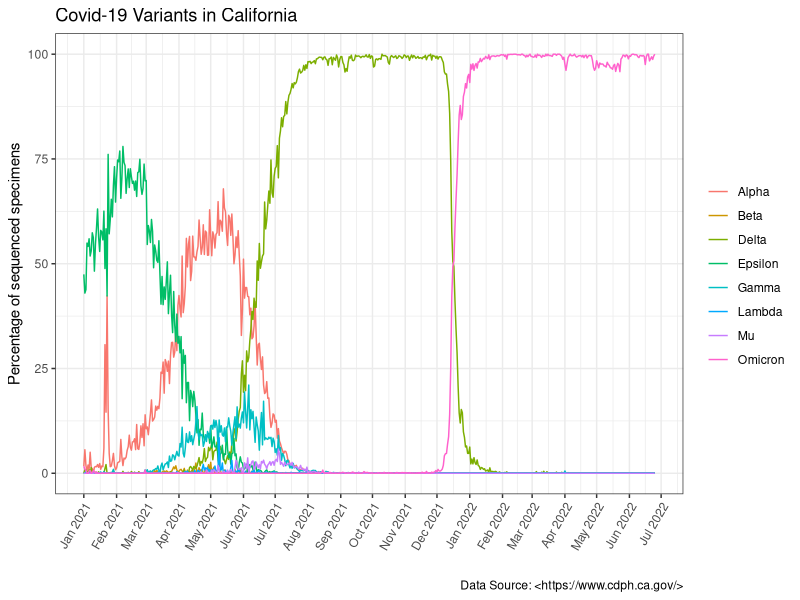

This chart was generated by the following R code:
## ---- chunk 1
library(ggplot2)
library(lubridate)
library(dplyr)
## ---- chunk 2
c19.variant = read.csv("covid19_variants.csv")
## ---- chunk 3
c19.variant.date = ymd(c19.variant$date)
c19.variant$date = c19.variant.date
## ---- chunk 4
c19.variant.greekOnly = c19.variant %>% 
  filter(!variant_name %in% c("Total", "Other"))
## ---- chunk 5
ggplot(c19.variant.greekOnly, aes(x = date, y = percentage, col = variant_name)) + 
  geom_line() + 
  scale_x_date(date_labels = "%b %Y", date_breaks = "1 month") + 
  theme_bw() +
  theme(axis.text.x=element_text(angle=60, hjust=1)) + 
  ggtitle("Covid-19 Variants in California") + 
  xlab("") +
  ylab("Percentage of sequenced specimens") + 
  labs(col = "", caption = "Data Source: <https://www.cdph.ca.gov/>")
